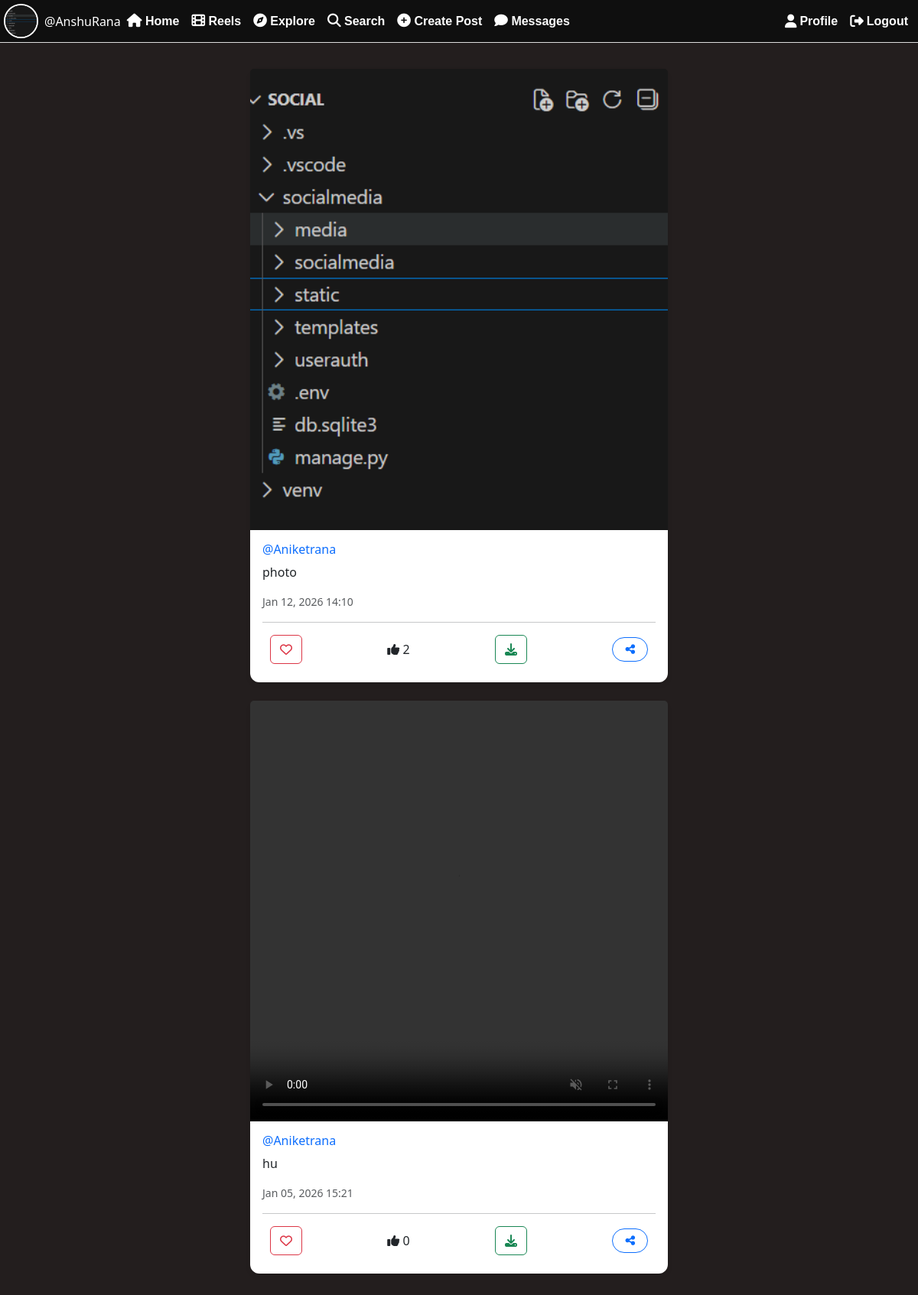
Screenshot of / (signed in) with the database file from the repository.
### userauth/models.py (models this page shows, shortened)
class Profile(models.Model):
    user = models.OneToOneField(User, on_delete=models.CASCADE)
    bio = models.TextField(blank=True, default='')
    profileimg = models.ImageField(upload_to='profile_images', default='blank-profile-picture.png')
    location = models.CharField(max_length=100, blank=True, default='')

class Post(models.Model):
    id = models.UUIDField(primary_key=True, default=uuid.uuid4, editable=False)
    user = models.CharField(max_length=100)
    image = models.ImageField(upload_to='post-image',blank=True,null=True)
    video = models.FileField(upload_to='post_videos',blank=True,null=True)
    caption = models.TextField(blank=True)
    created_at = models.DateTimeField(default=datetime.now)
    no_of_likes = models.IntegerField(default=0)

### userauth/views.py (the view)
# urls.py: 2. Add a URL to urlpatterns:  path('', views.home, name='home')
@login_required(login_url='loginn')
def home(request):
    following_users = Followers.objects.filter(follower=request.user.username).values_list('user', flat=True)
    post = Post.objects.filter(Q(user=request.user.username) | Q(user__in=following_users)).order_by('-created_at')
    profile = Profile.objects.get(user=request.user)
    context = {
        'post': post,
        'profile': profile,
    }
    return render(request, 'main.html',context)

### templates/main.html (shortened to what this page needs)
{% load static %}
<!DOCTYPE html>
<html lang="en">
<head>
<link href="https://cdn.jsdelivr.net/npm/bootstrap@5.3.1/dist/css/bootstrap.min.css" rel="stylesheet">
<link rel="stylesheet" href="{% static 'css/main.css' %}" />
</head>
<body>
  <nav class="navbar navbar-expand-md navbar-dark fixed-top d-none d-md-block  navbar_section">
  <div class="container-fluid navbar_con">
    <a href="/profile/{{ user }}" class="d-flex align-items-center text-decoration-none">
      <img src="{{ profile.profileimg.url }}" class="profile-img me-2" />
      <span class="text-white">@{{ user }}</span>
    </a>
    <div class="collapse navbar-collapse" id="navbarCollapse">
      <ul class="navbar-nav me-auto">
        <li class="nav-item"><a class="nav-link" href="/"><i class="fa-solid fa-house"></i> Home</a></li>
         <li class="nav-item ">
           <a class="nav-link" href="/reels">
               <i class="fa-solid fa-film"></i> Reels
           </a>
        </li>
        <li class="nav-item"><a class="nav-link" href="/explore"><i class="fa-solid fa-compass"></i> Explore</a></li>
        <li class="nav-item">
          <a class="nav-link" href="#" data-bs-toggle="modal" data-bs-target="#searchModal">
            <i class="fa-solid fa-magnifying-glass"></i> Search
          </a>
        </li>
        <li class="nav-item">
          <a class="nav-link" href="#" data-bs-toggle="modal" data-bs-target="#createPostModal">
            <i class="fa-solid fa-circle-plus"></i> Create Post
          </a>
        </li>
        <li class="nav-item">
          <a class="nav-link" href="{% url 'account' %}">
            <i class="fa-solid fa-comment"></i> Messages
          </a>
        </li>
      </ul>
      <ul class="navbar-nav ms-auto">
        <li class="nav-item"><a class="nav-link" href="/profile/{{ user }}"><i class="fa-solid fa-user"></i> Profile</a></li>
        <li class="nav-item"><a class="nav-link" href="/logout"><i class="fa-solid fa-right-from-bracket"></i> Logout</a></li>
      </ul>
    </div>
  </div>
</nav>
<main class="container mt-1 pt-3">
{% for pos in post %}
<div class="row mb-4">
  <div class="col-md-6 mx-auto">
    <div class="card">
      {% if pos.video %}
      <video class="card-img-top reel-video reel_video_" muted playsinline preload="metadata" controls>
          <source src="{{ pos.video.url }}" type="video/mp4">
      </video>
      {% elif pos.image %}
      <img src="{{ pos.image.url }}" class="card-img-top">
      {% endif %}
      <div class="card-body">
        <h6>
          <a href="/profile/{{ pos.user }}" class="text-decoration-none">
            @{{ pos.user }}
          </a>
        </h6>
        <div class="hidden-scroll">
          <p>{{ pos.caption }}</p>
        </div>
        <p class="text-muted small">
          {{ pos.created_at|date:"M d, Y H:i" }}
        </p>
        <hr>
        <div class="d-flex justify-content-between align-items-center mt-2">
        <a href="/like-post/{{ pos.id }}" class="btn btn-outline-danger">
           <i class="far fa-heart"></i>
        </a>
    <span>
    <i class="fa-solid fa-thumbs-up"></i>
    {{ pos.no_of_likes }}
  </span>
  {% if pos.video %}
  <a href="{{ pos.video.url }}" download class="btn btn-outline-success">
    <i class="fa-solid fa-download"></i>
  </a>
  {% endif %}
            {% if pos.image %}
              <a href="{{ pos.image.url }}" download class="btn btn-outline-success">
               <i class="fa-solid fa-download"></i>
              </a>
             {% endif %}
         <button class="btn btn-outline-primary share-btn"
            data-url="{{ request.build_absolute_uri }}">
           <i class="fa-solid fa-share-nodes"></i>
         </button>
       </div>
      </div>
    </div>
  </div>
</div>
{% endfor %}
</main>
</body>
</html>

### static/css/main.css (style rules this page uses)
body { background-color: #231e1e; font-family: 'Segoe UI', Tahoma, Geneva, Verdana, sans-serif; padding-top: 70px; }
body { padding-bottom: 65px; }
.navbar_section { padding: 0px; padding: 5px; }
.navbar_con { padding-left: 0px; padding-right: 0px; }
.navbar { background-color: rgb(15, 15, 15) !important; border-bottom: 1px solid #ddd; }
img.profile-img { width: 45px; height: 45px; object-fit: cover; border-radius: 50%; border: 2px solid #fff; box-shadow: 0 0 5px rgba(0, 0, 0, 0.1); }
.navbar-nav li a { font-family: 'Arial', sans-serif; font-size: 16px; color: white; }
.navbar-nav li a { text-align: start; }
.profile-img { width: 45px; height: 45px; border-radius: 50%; object-fit: cover; border: 2px solid white; box-shadow: 0 0 5px rgba(0, 0, 0, 0.1); display: inline-block; text-decoration: none; }
.navbar-nav.me-auto .nav-link { font-weight: 700; font-size: 1rem; color: white; transition: color 0.2s ease-in-out; }
.navbar-nav .nav-link { font-weight: 500; font-size: 10px; }
.navbar-nav.ms-auto .nav-link { font-weight: 600; font-size: 1rem; color: white; display: flex; align-items: center; gap: 4px; transition: color 0.2s ease-in-out; }
.navbar-nav .fa-solid { font-size: 1.1rem; }
.card { background-color: white; border: none; border-radius: 12px; box-shadow: 0 3px 6px rgb(0 0 0 / 0.1); transition: transform 0.2s ease-in-out; }
.card img { border-top-left-radius: 5px; border-top-right-radius: 5px; }
.btn-outline-primary { font-weight: 600; border-radius: 20px; padding: 0.25rem 1rem; font-size: 0.9rem; }
.card-img-top { width: 100%; height: 100%; object-fit: cover; }
.d-flex.justify-content-between { margin: 0 10px 8px 10px; align-items: center; display: flex; justify-content: space-between; }
.hidden-scroll { max-height: 60px; overflow-y: scroll; scrollbar-width: none; -ms-overflow-style: none; }
.reel_video_ { height:550px; object-fit:cover; }

### rows the page displays
Profile: profileimg (picture)
Post: image (picture), user "Aniketrana", caption "photo", created_at "Jan 12, 2026 14:10", no_of_likes "2"
Post: user "Aniketrana", caption "hu", created_at "Jan 05, 2026 15:21", no_of_likes "0"

### other values shown
{{ user }} "AnshuRana"
